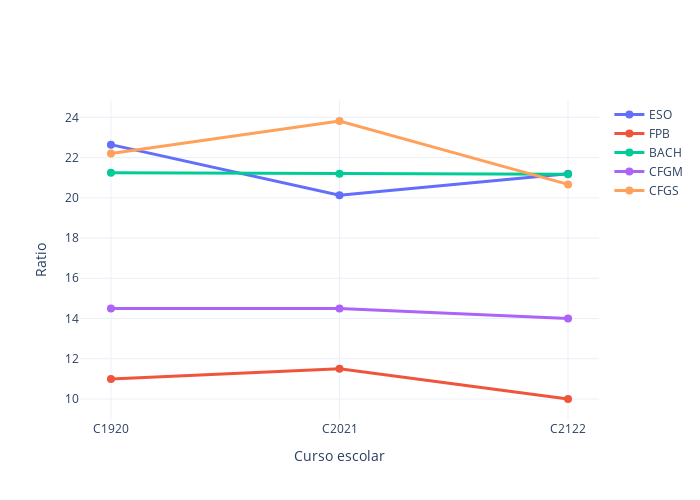

Notebook code cell kept with this figure:
### Markdown cell above
## Evolución de la ratio de alumnado por etapas (media)

### Code cell
myplotly.num_students_evolution(df_ce, stages, years, ratio=True)

### Figure 1 — Plotly figure (JSON) as saved in the notebook; plotly's stock layout.template omitted (floating-point values rounded to 4 significant figures)
{"data": [{"hoverinfo": "name+text", "line": {"width": 3}, "marker": {"size": 8}, "name": "ESO", "text": [22.64, 20.12, 21.2], "type": "scatter", "x": ["C1920", "C2021", "C2122"], "y": [22.64, 20.12, 21.2]}, {"hoverinfo": "name+text", "line": {"width": 3}, "marker": {"size": 8}, "name": "FPB", "text": [11, 11.5, 10], "type": "scatter", "x": ["C1920", "C2021", "C2122"], "y": [11, 11.5, 10]}, {"hoverinfo": "name+text", "line": {"width": 3}, "marker": {"size": 8}, "name": "BACH", "text": [21.25, 21.2, 21.17], "type": "scatter", "x": ["C1920", "C2021", "C2122"], "y": [21.25, 21.2, 21.17]}, {"hoverinfo": "name+text", "line": {"width": 3}, "marker": {"size": 8}, "name": "CFGM", "text": [14.5, 14.5, 14], "type": "scatter", "x": ["C1920", "C2021", "C2122"], "y": [14.5, 14.5, 14]}, {"hoverinfo": "name+text", "line": {"width": 3}, "marker": {"size": 8}, "name": "CFGS", "text": [22.2, 23.82, 20.67], "type": "scatter", "x": ["C1920", "C2021", "C2122"], "y": [22.2, 23.82, 20.67]}], "layout": {"height": 500, "width": 700, "xaxis": {"title": {"text": "Curso escolar"}}, "yaxis": {"title": {"text": "Ratio"}}}}
